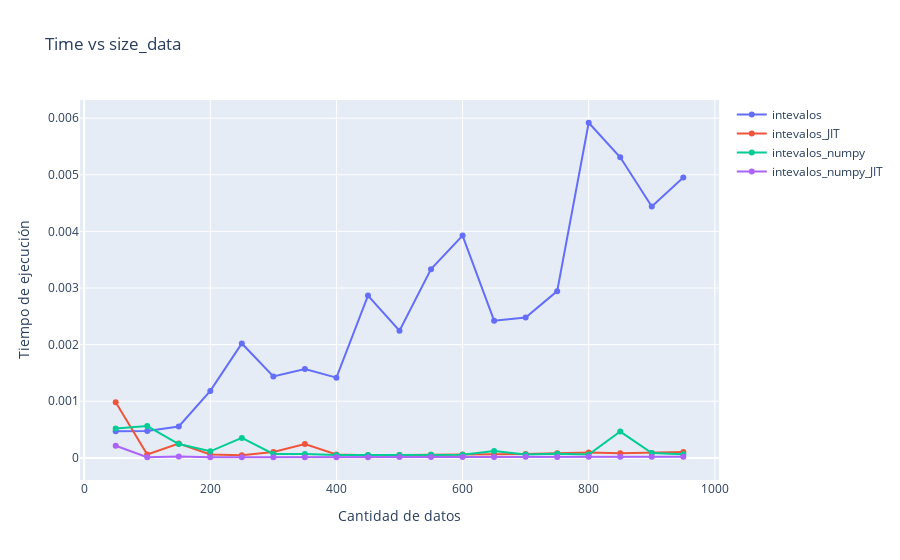

Here is the notebook cell this chart was saved with:
### Code cell
import plotly.graph_objects as go

fig = go.Figure()
fig.add_trace(go.Scatter(x = cant_datos, y = time_intevalos,
                    mode='lines+markers',
                    name='intevalos'))
fig.add_trace(go.Scatter(x=cant_datos, y = time_intevalos_JIT,
                    mode='lines+markers',
                    name='intevalos_JIT'))

fig.add_trace(go.Scatter(x = cant_datos, y = time_numpy_intevalos,
                    mode='lines+markers',
                    name='intevalos_numpy'))
fig.add_trace(go.Scatter(x=cant_datos, y = time_numpy_intevalos_JIT,
                    mode='lines+markers',
                    name='intevalos_numpy_JIT'))

fig.update_layout(title='Time vs size_data',
                   xaxis_title = 'Cantidad de datos',
                   yaxis_title='Tiempo de ejecución')

fig.show()

### Figure 1 — Plotly figure (JSON) as saved in the notebook; plotly's stock layout.template omitted (floating-point values rounded to 4 significant figures)
{"data": [{"mode": "lines+markers", "name": "intevalos", "type": "scatter", "x": [50, 100, 150, 200, 250, 300, 350, 400, 450, 500, 550, 600, 650, 700, 750, 800, 850, 900, 950], "y": [0.0004711, 0.000474, 0.000555, 0.001183, 0.002021, 0.001438, 0.001569, 0.001417, 0.002866, 0.002245, 0.003333, 0.003927, 0.002424, 0.00248, 0.002945, 0.005919, 0.005309, 0.004439, 0.004953]}, {"mode": "lines+markers", "name": "intevalos_JIT", "type": "scatter", "x": [50, 100, 150, 200, 250, 300, 350, 400, 450, 500, 550, 600, 650, 700, 750, 800, 850, 900, 950], "y": [0.0009842, 5.889e-05, 0.0002532, 6.127e-05, 4.578e-05, 0.000104, 0.000246, 5.984e-05, 4.816e-05, 5.102e-05, 5.507e-05, 5.889e-05, 6.509e-05, 6.7e-05, 8.297e-05, 9.394e-05, 8.178e-05, 8.583e-05, 0.0001023]}, {"mode": "lines+markers", "name": "intevalos_numpy", "type": "scatter", "x": [50, 100, 150, 200, 250, 300, 350, 400, 450, 500, 550, 600, 650, 700, 750, 800, 850, 900, 950], "y": [0.0005202, 0.000562, 0.0002439, 0.0001161, 0.0003529, 7.01e-05, 7.01e-05, 5.102e-05, 5.102e-05, 5.198e-05, 5.674e-05, 5.603e-05, 0.0001202, 5.794e-05, 7.296e-05, 5.817e-05, 0.0004649, 8.512e-05, 6.509e-05]}, {"mode": "lines+markers", "name": "intevalos_numpy_JIT", "type": "scatter", "x": [50, 100, 150, 200, 250, 300, 350, 400, 450, 500, 550, 600, 650, 700, 750, 800, 850, 900, 950], "y": [0.0002151, 1.287e-05, 2.503e-05, 1.121e-05, 1.192e-05, 1.168e-05, 1.311e-05, 1.311e-05, 1.287e-05, 1.526e-05, 1.478e-05, 1.597e-05, 1.574e-05, 1.812e-05, 1.693e-05, 1.788e-05, 1.884e-05, 1.884e-05, 1.931e-05]}], "layout": {"title": {"text": "Time vs size_data"}, "xaxis": {"title": {"text": "Cantidad de datos"}}, "yaxis": {"title": {"text": "Tiempo de ejecución"}}}}
